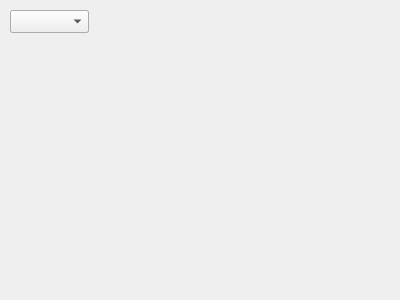
<?xml version="1.0" encoding="UTF-8"?>
<ui version="4.0">
 <class>qwidget</class>
 <widget class="QWidget" name="qwidget">
  <property name="geometry">
   <rect>
    <x>0</x>
    <y>0</y>
    <width>400</width>
    <height>300</height>
   </rect>
  </property>
  <property name="windowTitle">
   <string/>
  </property>
  <widget class="MyWidget" name="custom">
   <property name="geometry">
    <rect>
     <x>10</x>
     <y>10</y>
     <width>79</width>
     <height>23</height>
    </rect>
   </property>
  </widget>
  <widget class="MyWidget" name="custom2">
   <property name="geometry">
    <rect>
     <x>10</x>
     <y>10</y>
     <width>79</width>
     <height>23</height>
    </rect>
   </property>
  </widget>
 </widget>
 <customwidgets>
  <customwidget>
   <class>MyWidget</class>
   <extends>QComboBox</extends>
   <header>customwidget</header>
  </customwidget>
 </customwidgets>
 <resources/>
 <connections/>
</ui>
